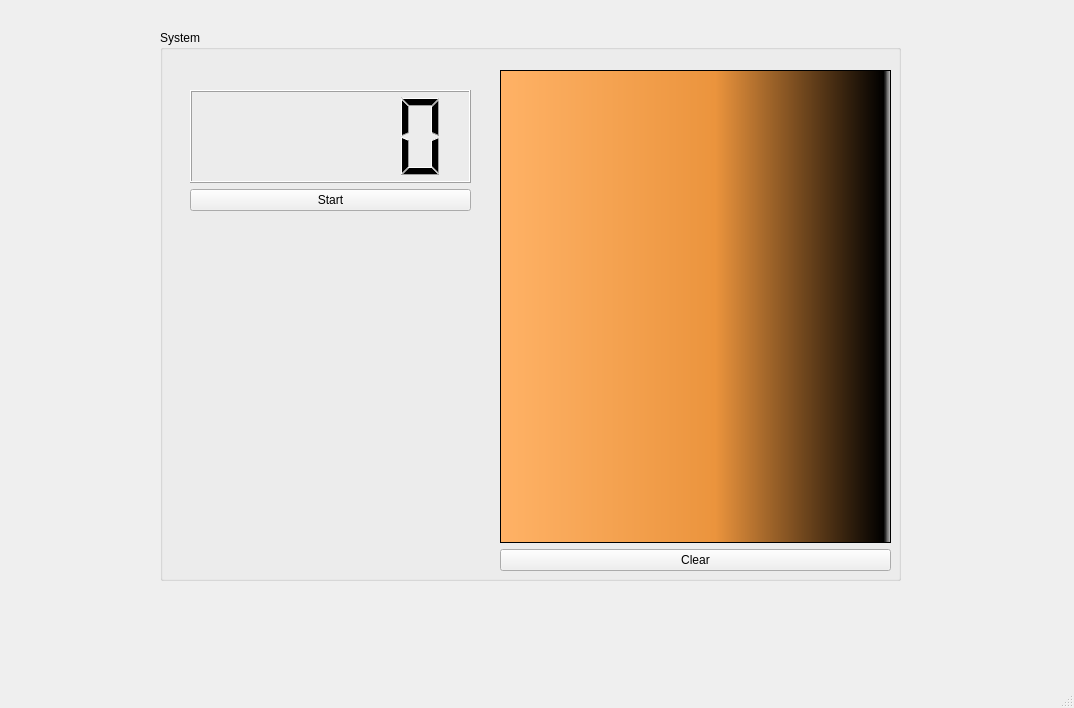
<?xml version="1.0" encoding="UTF-8"?>
<ui version="4.0">
 <class>MainWindow</class>
 <widget class="QMainWindow" name="MainWindow">
  <property name="geometry">
   <rect>
    <x>0</x>
    <y>0</y>
    <width>1074</width>
    <height>708</height>
   </rect>
  </property>
  <property name="windowTitle">
   <string>MainWindow</string>
  </property>
  <widget class="QWidget" name="centralwidget">
   <widget class="QGroupBox" name="groupBox">
    <property name="geometry">
     <rect>
      <x>160</x>
      <y>30</y>
      <width>741</width>
      <height>551</height>
     </rect>
    </property>
    <property name="title">
     <string>System</string>
    </property>
    <widget class="QWidget" name="">
     <property name="geometry">
      <rect>
       <x>340</x>
       <y>40</y>
       <width>391</width>
       <height>501</height>
      </rect>
     </property>
     <layout class="QVBoxLayout" name="verticalLayout">
      <item>
       <widget class="QListWidget" name="lwConsole">
        <property name="styleSheet">
         <string notr="true">font: 700 14pt &quot;Segoe UI&quot;;
color: rgb(255, 0, 0);
background-color: qlineargradient(spread:pad, x1:0, y1:0, x2:1, y2:0, stop:0 rgba(255, 178, 102, 255), stop:0.55 rgba(235, 148, 61, 255), stop:0.98 rgba(0, 0, 0, 255), stop:1 rgba(0, 0, 0, 0));</string>
        </property>
       </widget>
      </item>
      <item>
       <widget class="QPushButton" name="pbClear">
        <property name="text">
         <string>Clear</string>
        </property>
       </widget>
      </item>
     </layout>
    </widget>
    <widget class="QWidget" name="">
     <property name="geometry">
      <rect>
       <x>30</x>
       <y>60</y>
       <width>281</width>
       <height>121</height>
      </rect>
     </property>
     <layout class="QVBoxLayout" name="verticalLayout_2">
      <item>
       <widget class="QLCDNumber" name="lcdData"/>
      </item>
      <item>
       <widget class="QPushButton" name="pbStart">
        <property name="text">
         <string>Start</string>
        </property>
       </widget>
      </item>
     </layout>
    </widget>
   </widget>
  </widget>
  <widget class="QMenuBar" name="menubar">
   <property name="geometry">
    <rect>
     <x>0</x>
     <y>0</y>
     <width>1074</width>
     <height>25</height>
    </rect>
   </property>
  </widget>
  <widget class="QStatusBar" name="statusbar"/>
 </widget>
 <resources/>
 <connections>
  <connection>
   <sender>pbClear</sender>
   <signal>clicked()</signal>
   <receiver>lwConsole</receiver>
   <slot>clear()</slot>
   <hints>
    <hint type="sourcelabel">
     <x>672</x>
     <y>582</y>
    </hint>
    <hint type="destinationlabel">
     <x>640</x>
     <y>370</y>
    </hint>
   </hints>
  </connection>
 </connections>
</ui>
